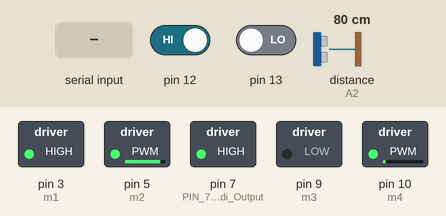
Simulated run of this sketch. Board: Arduino Uno, built with avr-gcc and run on an emulated ATmega328P. On the bench: switched loads named in the sketch (green lamp = pin HIGH). Wiring (inferred from the names in the program): ultrasonic range finder: trigger A3; echo A2. Inputs (shaded band) come from the test bench; at power-on: pin 12 HIGH, pin 13 LOW, distance to the obstacle (sensor on A2) 80 cm. The echo pulse lasts 58.3 µs per cm; pins used as bus, display or sensor lines are not drawn; what the sketch prints to the serial monitor is not drawn.

Above: at 1.2 s.
1.3 s: pin 12 driven LOW
At 2.1 s:
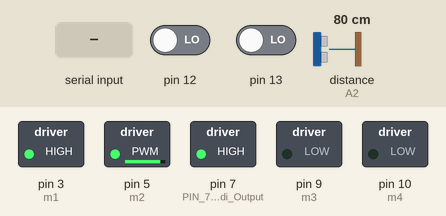
2.8 s: "2" received over Serial
At 3.4 s:
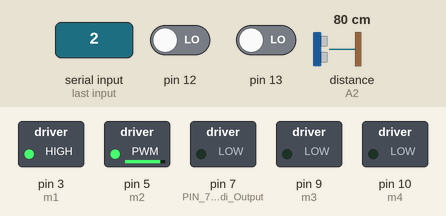
4.3 s: pin 13 driven HIGH
At 5.5 s:
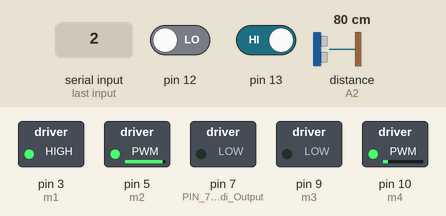
5.8 s: "1" received over Serial
At 6.8 s:
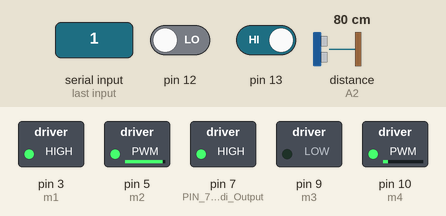
Timing chart, 0 to 8.3 s (numbered marks = the images above; inputs shaded):
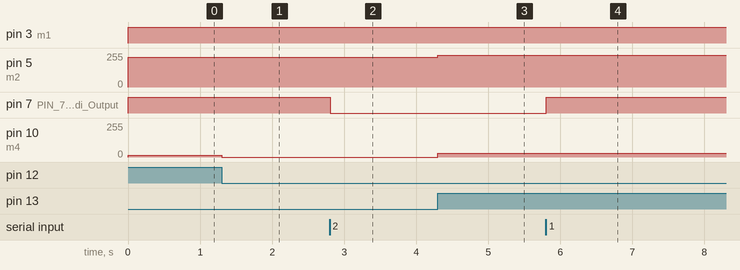

The sketch:

Robot_UV-C.ino.ino
```cpp
#define m1 3
#define m2 5
#define m3 9
#define m4 10
#include <SoftwareSerial.h> //bluetooth library
SoftwareSerial module_bluetooth(0, 1); // pin RX | TX
#include <NewPing.h> //Utrasonic sensor library
#define trig_pin A3 //analog input 1
#define echo_pin A2 //analog input 2

char data = 0;
int arrow =0;
int a=0;
int b=0;
void setup() {

pinMode(m1,OUTPUT);
pinMode(m2,OUTPUT);
pinMode(m3,OUTPUT);
pinMode(m4,OUTPUT);
pinMode(12,INPUT);
pinMode(13,INPUT);
//Serial.begin(9600);
Serial.begin(115200);
pinMode(trig_pin,OUTPUT);
pinMode(echo_pin,INPUT);
pinMode(7, OUTPUT);  //PIN 7 Menjadi Output
digitalWrite(7, HIGH); // awal dibuat high supaya relay mati (karena modul relay aktif low)
}

void loop() {
// Sensor Ultrasonic
  long duration, distance;
  digitalWrite(trig_pin, LOW);
  delayMicroseconds(2);
  digitalWrite(trig_pin, HIGH);
  delayMicroseconds(10);
  digitalWrite(trig_pin, LOW);
  duration = pulseIn(echo_pin, HIGH);
  distance = (duration/2)/29.1;
  Serial.println(distance);

  if(distance <= 20){
    motorOut(0,80,2);
  }

// Bluetooth control
  if(Serial.available() > 0)
  {
    data = Serial.read(); //Kirim data
    if(data == '1'){
    digitalWrite(7, HIGH); //Hidupkan Lampu 1
    }
    else if(data == '2'){
    digitalWrite(7, LOW); //Matian Lampu 1
    }
  }
// dynamic line follower code

  int lsensor=digitalRead(12);
  int rsensor=digitalRead(13);


  if((lsensor == LOW)&&(rsensor== HIGH))
  {
// belok kanan
    motorOut(30,15,2);
    a=1;
  }
  if((lsensor== HIGH)&&(rsensor== LOW))
  {
//belok kiri
    motorOut(15,30,2);
    a=2;
  }
//Lurus
if((lsensor==HIGH)&&(rsensor== HIGH))
{
 motorOut(30,30,2);

//maju
}
if((lsensor== LOW)&&(rsensor==LOW))
{
 if(a==1){
 motorOut(30,0,2);}
 if(a==2){
 motorOut(0,30,2);}
}
}
void motorOut(unsigned char lpwm, unsigned char rpwm, int arrow){
  //arrow =1 mundur, 2 maju,
  if(arrow==1){
    digitalWrite(m3,HIGH);
    digitalWrite(m1,LOW);
    analogWrite(m4,255-lpwm);
    analogWrite(m2,rpwm);
  }
  else if (arrow==2)
  {
    digitalWrite(m3,LOW);
    digitalWrite(m1,HIGH);
    analogWrite(m4,lpwm);
    analogWrite(m2,255-rpwm);
  }

}
```

Measured:
- after the input at 1.3 s, pin 10 (m4): 15/255 → 0/255 at once
- after the input at 2.8 s, pin 7 (PIN_7_Menjadi_Output): HIGH → LOW at once
- after the input at 4.3 s, pin 5 (m2): 225/255 → 240/255 at once; pin 10 (m4): 0/255 → 30/255 at once
- after the input at 5.8 s, pin 7 (PIN_7_Menjadi_Output): LOW → HIGH at once
